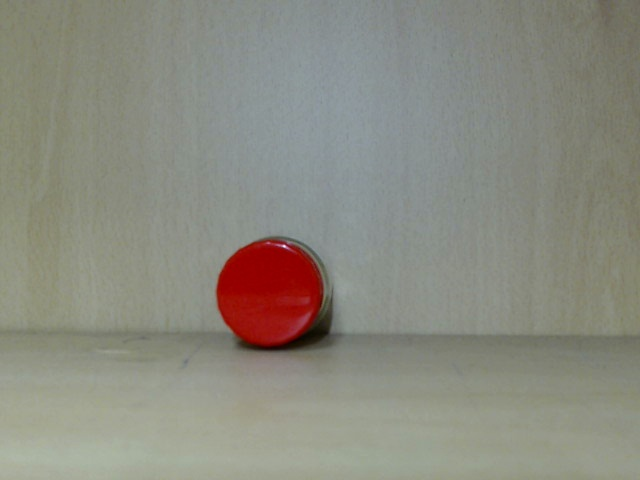
#> input picture opencv/convolution/image/redcircle.jpg, 640 x 480 px
$ python morphology.py
#> lines starting #> are read from the running program, lines starting #| are printed output that depends on the picture; after the words box and inside, x2 and y2 are one past the last pixel; in counts of white or black regions, pixels touching at a corner belong together
### opencv/convolution/stackImage.py
# function imageStack

import cv2
import numpy as np
import matplotlib

def stackImages(scale, imgArray):

    rows = len(imgArray)
    cols = len(imgArray[0])

    rowsAvailable = isinstance(imgArray[0], list)
    width = imgArray[0][0].shape[1]
    height = imgArray[0][0].shape[0]

    if rowsAvailable:
        for x in range ( 0, rows):
            for y in range(0, cols):
                if imgArray[x][y].shape[:2] == imgArray[0][0].shape[:2]:
                    imgArray[x][y] = cv2.resize(imgArray[x][y], (0, 0), None, scale, scale)

                else:
                    imgArray[x][y] = cv2.resize(imgArray[x][y],
                                                (imgArray[0][0].shape[1], imgArray[0][0].shape[0]),
                                                None, scale, scale)
                if len(imgArray[x][y].shape) == 2:
                    imgArray[x][y] = cv2.cvtColor(imgArray[x][y], cv2.COLOR_GRAY2BGR)


        imageBlank = np.zeros((height, width, 3), np.uint8)
        hor = [imageBlank]*rows
        # hor_con = [imageBlank]*rows
        for x in range(0, rows):
            hor[x] = np.hstack(imgArray[x])
        ver = np.vstack(hor)
    else:
        for x in range(0, rows):
            if imgArray[x].shape[:2] == imgArray[0].shape[:2]:
                imgArray[x] = cv2.resize(imgArray[x], (0, 0), None, scale, scale)
            else:
                imgArray[x] = cv2.resize(imgArray[x],
                                         (imgArray[0].shape[1], imgArray[0].shape[0]),
                                         None,scale, scale)
            if len(imgArray[x].shape) == 2: imgArray[x] = cv2.cvtColor(imgArray[x], cv2.COLOR_GRAY2BGR)
        hor = np.hstack(imgArray)
        ver = hor
    return ver


# [17 lines of commented-out code are left out]

### opencv/convolution/morphology.py
import numpy as np
import cv2
import stackImage as SI

def nothing(x):
    pass
cv2.namedWindow('morphology')
cv2.createTrackbar('th', 'morphology', 0, 255, nothing)
cv2.setTrackbarPos('th', 'morphology', 100)

img = cv2.imread('image/redcircle.jpg', cv2.IMREAD_GRAYSCALE)
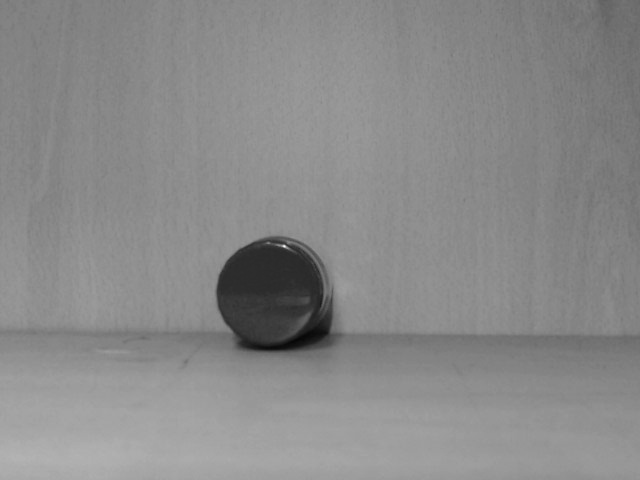
#> img: shape (480, 640); min 6, max 249, mean 137.6

while(True):
    kernel1 = cv2.getStructuringElement(cv2.MORPH_RECT, (3,3))
    kernel2 = cv2.getStructuringElement(cv2.MORPH_RECT, (5,5))
    kernel3 = cv2.getStructuringElement(cv2.MORPH_RECT, (7,7))
    kernel4 = cv2.getStructuringElement(cv2.MORPH_ELLIPSE, (3,3))
    kernel5 = cv2.getStructuringElement(cv2.MORPH_ELLIPSE, (5,5))
    kernel6 = cv2.getStructuringElement(cv2.MORPH_ELLIPSE, (7,7))
    kernel7 = cv2.getStructuringElement(cv2.MORPH_CROSS, (3,3))
    kernel8 = cv2.getStructuringElement(cv2.MORPH_CROSS, (5,5))
    kernel9 = cv2.getStructuringElement(cv2.MORPH_CROSS, (7,7))

    low = cv2.getTrackbarPos('th', 'morphology')
    ret, th1 = cv2.threshold(img, low, 255, cv2.THRESH_BINARY_INV)
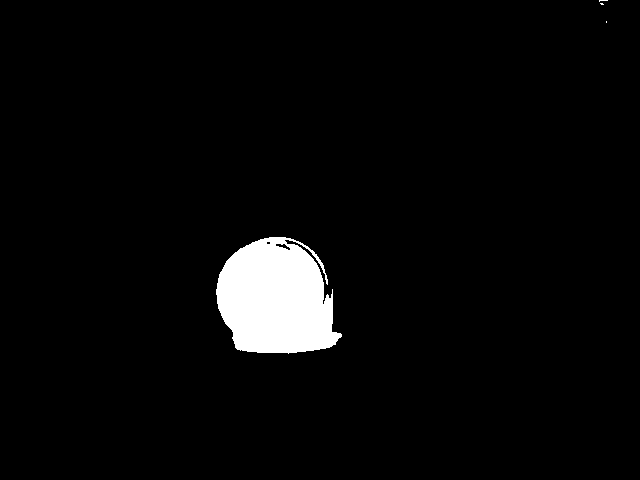
#> th1: shape (480, 640); 3.6% white; 4 white regions (3 under 20 px), largest, box (x1, y1, x2, y2) and area: (216, 237, 342, 354) 11074
#> ret = 100
    rect33 = cv2.dilate(th1, kernel1, iterations=2)
#> rect33: shape (480, 640); 4% white; 3 white regions, box (x1, y1, x2, y2) and area: (214, 235, 344, 356) 12331, (597, 0, 610, 7) 71, (604, 19, 609, 25) 30
    rect55 = cv2.dilate(th1, kernel2, iterations=2)
#> rect55: shape (480, 640); 4.4% white; 3 white regions, box (x1, y1, x2, y2) and area: (212, 233, 346, 358) 13376, (595, 0, 612, 9) 133, (602, 17, 611, 27) 90
    rect77 = cv2.dilate(th1, kernel3, iterations=2)
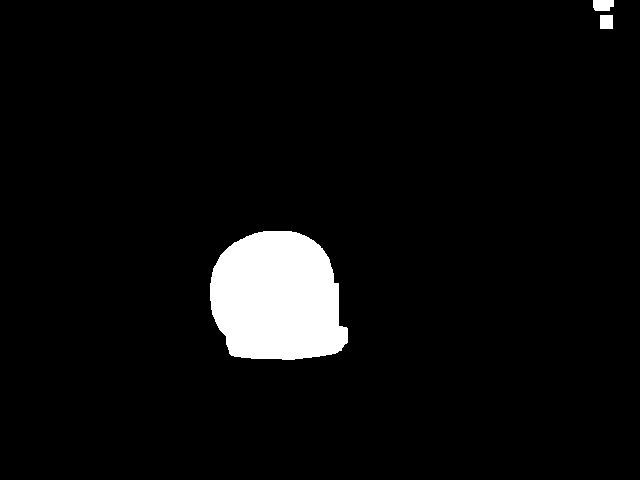
#> rect77: shape (480, 640); 4.8% white; 3 white regions, box (x1, y1, x2, y2) and area: (210, 231, 348, 360) 14428, (593, 0, 614, 11) 211, (600, 15, 613, 29) 182
    ellipse33 = cv2.dilate(th1, kernel4, iterations=2)
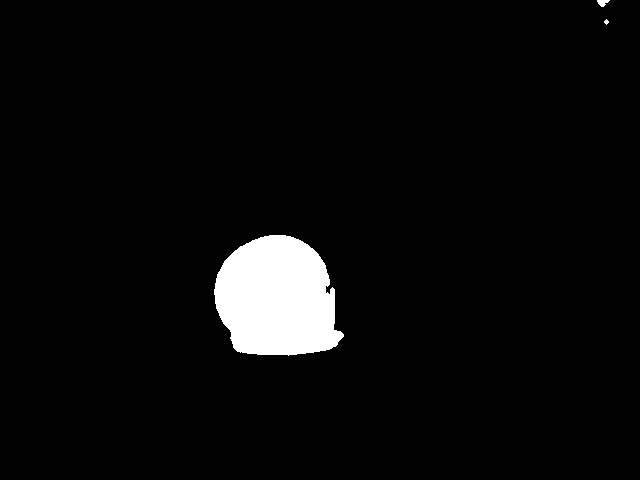
#> ellipse33: shape (480, 640); 4% white; 3 white regions (1 under 20 px), largest, box (x1, y1, x2, y2) and area: (214, 235, 344, 356) 12090, (597, 0, 610, 7) 57
    ellipse55 = cv2.dilate(th1, kernel5, iterations=2)
#> ellipse55: shape (480, 640); 4.3% white; 3 white regions, box (x1, y1, x2, y2) and area: (212, 233, 346, 358) 13063, (595, 0, 612, 9) 111, (602, 17, 611, 27) 66
    ellipse77 = cv2.dilate(th1, kernel6, iterations=2)
#> ellipse77: shape (480, 640); 4.6% white; 3 white regions, box (x1, y1, x2, y2) and area: (210, 231, 348, 360) 13872, (593, 0, 614, 11) 166, (600, 15, 613, 29) 130
    cross33 = cv2.dilate(th1, kernel7, iterations=2)
    cross55 = cv2.dilate(th1, kernel8, iterations=2)
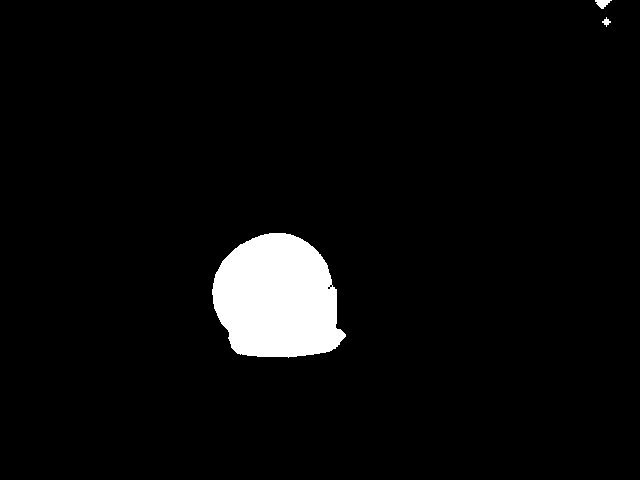
#> cross55: shape (480, 640); 4.2% white; 3 white regions, box (x1, y1, x2, y2) and area: (212, 233, 346, 358) 12880, (595, 0, 612, 9) 90, (602, 17, 611, 27) 42
    cross77 = cv2.dilate(th1, kernel9, iterations=2)
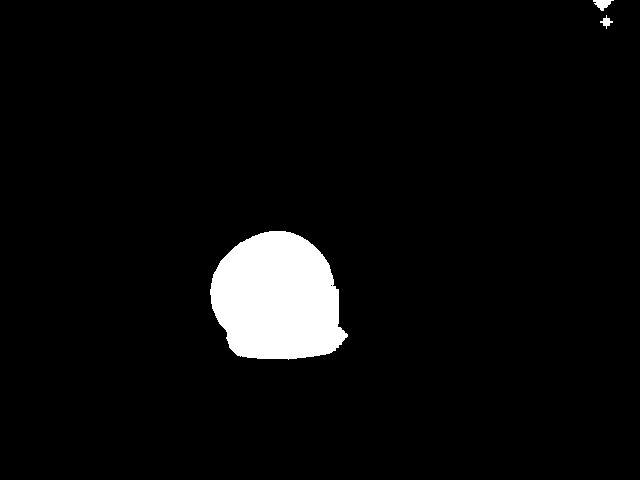
#> cross77: shape (480, 640); 4.5% white; 3 white regions, box (x1, y1, x2, y2) and area: (210, 231, 348, 360) 13659, (593, 0, 614, 11) 128, (600, 15, 613, 29) 74

    imgstack = SI.stackImages(0.4, ([rect33, rect55, rect77], [ellipse33, ellipse55, ellipse77], [cross33, cross55, cross77]))
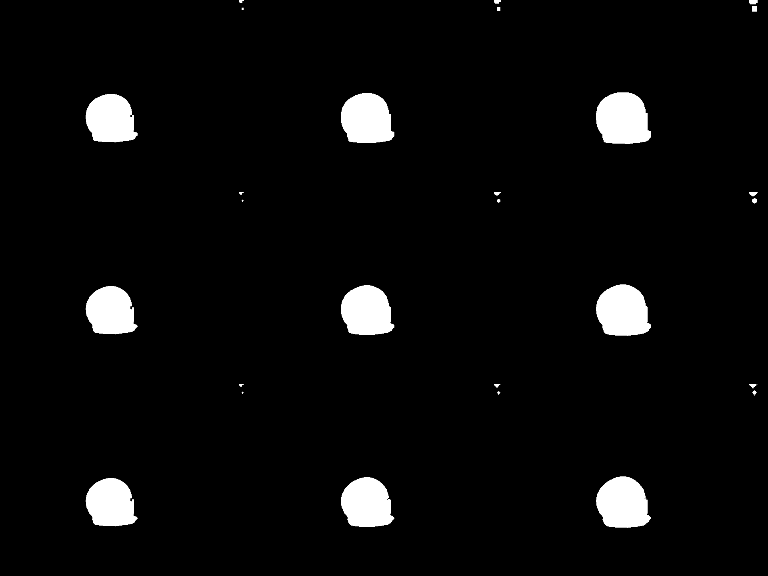
#> imgstack: shape (576, 768, 3); min 0, max 255, mean 11
    cv2.imshow('morphology', imgstack)

    if cv2.waitKey(1) & 0xFF == 27:
#> (key Esc is pressed here)
        break

# cv2.waitKey(0)
# cv2.destroyAllWindows()
#
